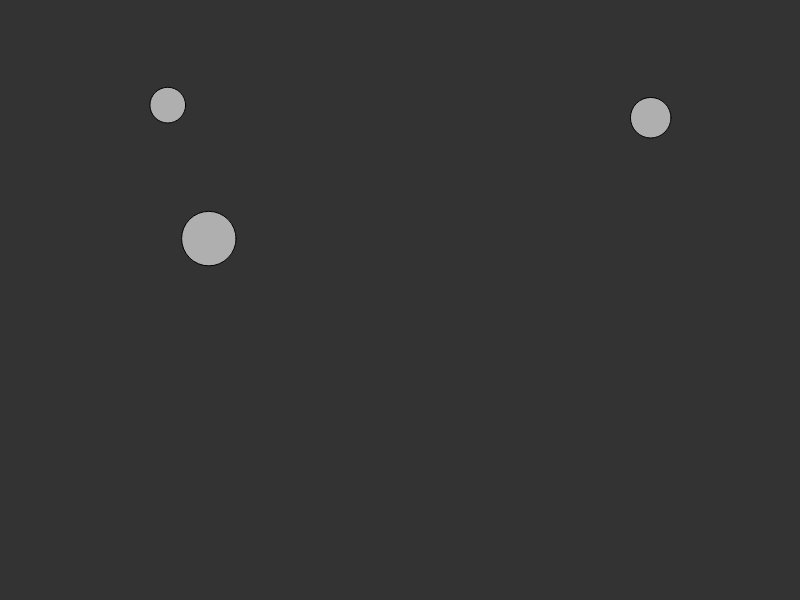
Frame 1 (no input)
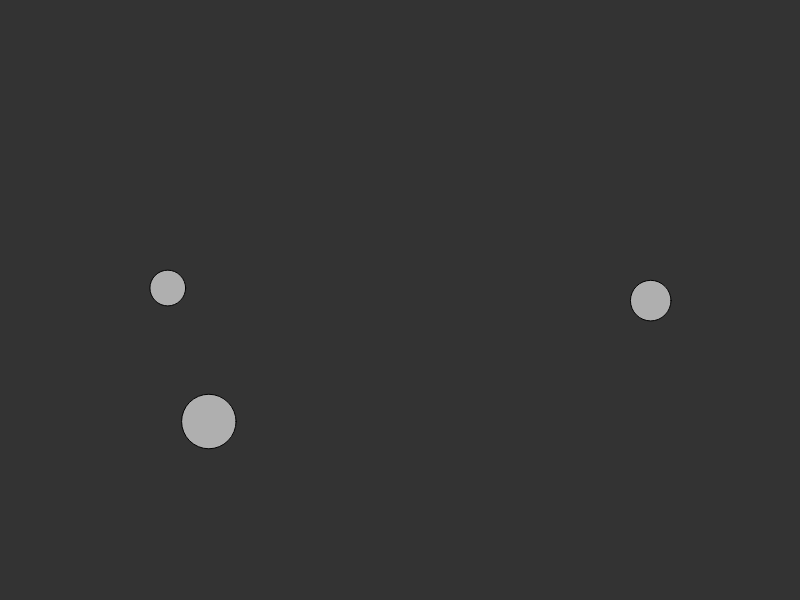
Frame 60 (no input)
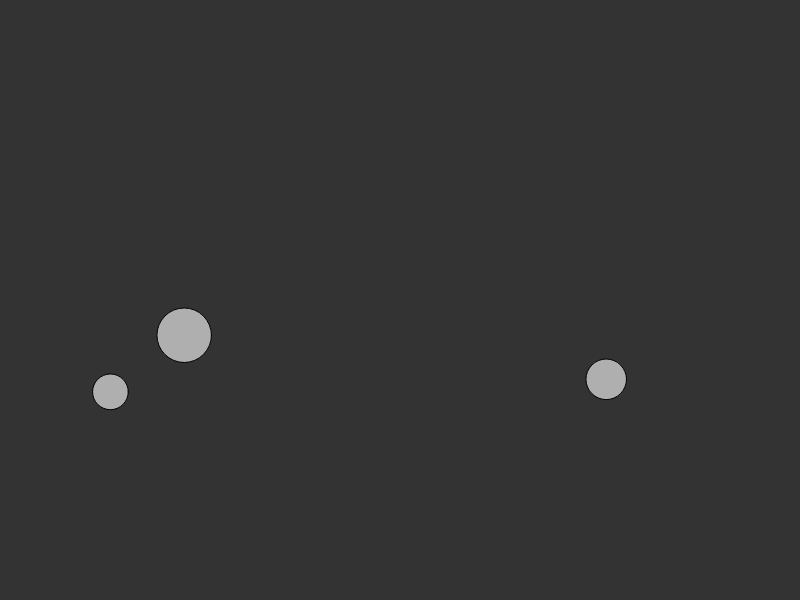
Frame 120 (the mouse pressed at the canvas centre since frame 60)

The p5.js sketch that drew these frames (run headless with seeded random() and noise() and a simulated clock; from frame 60 on, the mouse is pressed at the canvas centre):

// p5.js sketch
// ── sketch.js
/**
 * Simulación de tres objetos en un lienzo de 800 × 600.
 *
 * En cada fotograma, aplica gravedad proporcional a la masa de cada objeto
 * para que todos caigan con la misma aceleración. Mientras el mouse está
 * presionado, también aplica una fuerza de viento hacia la derecha. Los
 * objetos actualizan su movimiento, comprueban los límites del lienzo y se
 * dibujan sobre un fondo gris oscuro.
 *
 * Requiere la biblioteca p5.js y una clase `Mover` que implemente los métodos
 * `applyForce()`, `checkEdges()`, `update()` y `show()`.
 */

let movers = [];

function setup() {
  createCanvas(800, 600);
  for(let i = 0; i < 3; i++){
    movers[i] = new Mover(random(1, 10));
  }  
  forceWalls = createVector(5, 0); 
 }

function draw() {
  background(51);
  let gravity = createVector(0, 0.1);
  //Gravedad
  for(let mover of movers){
    //Escalar la gravedad de acuerdo a la masa del objeto. Si sueltas 2 objetos deben caer igual. 
    let tempGravity = p5.Vector.mult(gravity, mover.mass);  
    mover.applyForce(tempGravity);
    //Viento al aplicar el mouse. Depende de donde este el ratón así sopla el viento 
    if(mouseIsPressed){
      let wind = createVector(0, 0);
      (mouseX < width / 2) ? wind.x = 0.1 : wind.x = -0.1;
      mover.applyForce(wind);
    }
        
    mover.checkEdges();
    mover.update();
    mover.show();
  }  
}

// ── mover.js
class Mover{
    constructor(mass){
        this.mass = mass;
        //Tomar la masa como escala para radio el radio del objeto mass = pi*r^2. 10 para escalar  
        this.radio = sqrt(this.mass) * 10;
        this.position = createVector(random(this.radio * 2, width), 
        random(this.radio * 2, height / 2));
        this.velocity = createVector(0, 0);
        this.acceleration = createVector(0, 0);        
    }
    applyForce(force){
        //2nda ley de Newton f = m * a
        let tempForce = p5.Vector.div(force, this.mass);        
        this.acceleration.add(tempForce);
    }
    update(){
        this.velocity.add(this.acceleration);
        this.position.add(this.velocity);
        //Limpiar la aceleración para que no se acumule
        this.acceleration.mult(0);
    }
    show(){
        stroke(0);
        fill(175);
        circle(this.position.x, this.position.y, this.radio * 2);
    }
    checkEdges(){
        //Rebotar en los bordes, como son vectores se debe actualizar posición y velocidad 
        if(this.position.x > width - this.radio){
            this.position.x = width - this.radio;
            this.velocity.x *= -1;
        }else if(this.position.x < this.radio){
            this.position.x = this.radio;
            this.velocity.x *= -1;
        }
        if(this.position.y > height - this.radio){
            this.position.y = height - this.radio;
            this.velocity.y *= -1;
        }
    }
}
